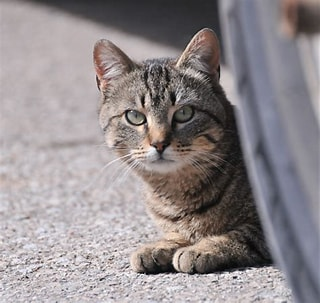
#> input picture 1.jpg, 320 x 303 px
$ python 10Edge.py   (older library calls are emulated)
#> lines starting #> are read from the running program, lines starting #| are printed output that depends on the picture; after the words box and inside, x2 and y2 are one past the last pixel; in counts of white or black regions, pixels touching at a corner belong together
import cv2
img=cv2.imread('1.jpg',0)
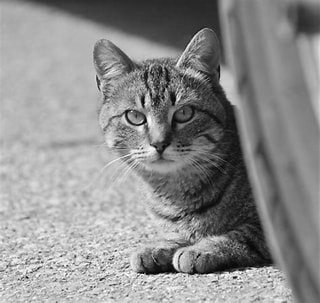
#> img: shape (303, 320); min 0, max 255, mean 141.1
laplacian=cv2.Laplacian(img,cv2.CV_8U)
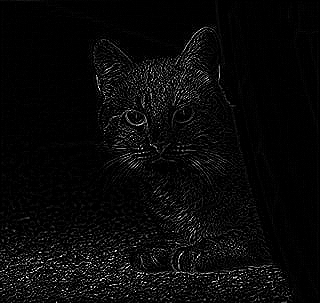
#> laplacian: shape (303, 320); min 0, max 255, mean 9.3
cv2.imshow('Laplacian image',laplacian)
canny=cv2.Canny(img,50,200)
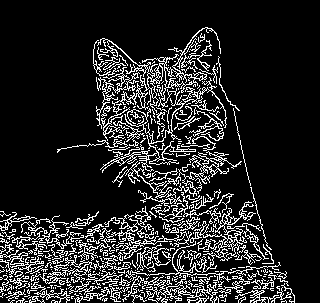
#> canny: shape (303, 320); 14.9% white in thin lines or dots, all inside (x1, y1, x2, y2) = (0, 27, 295, 303)
cv2.imshow('Canny Image',canny)
cv2.waitKey(0)
cv2.destroyAllWindows()
